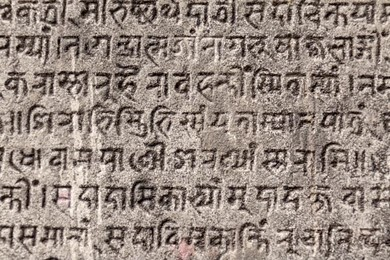
#> input picture uploads/ancient-sanskrit-text-etched-into-260nw-243358807.jpg, 390 x 260 px, found by its file name
$ python bounding_box.py
#> lines starting #> are read from the running program, lines starting #| are printed output that depends on the picture; after the words box and inside, x2 and y2 are one past the last pixel; in counts of white or black regions, pixels touching at a corner belong together
import cv2
import numpy as np
import matplotlib.pyplot as plt

# Function to show image using matplotlib
def show_image(title, image):
    plt.imshow(image, cmap='gray')
    plt.title(title)
    plt.axis('off')
    plt.show()

# Step 1: Preprocessing the image (grayscale, blur, and binarize)
def preprocess_image(image_path):
    image = cv2.imread(image_path, cv2.IMREAD_GRAYSCALE)
    # filter1 = cv2.medianBlur(image,3)
    filter1 = cv2.GaussianBlur(image,(5,5),0)
    # filter2 = cv2.adaptiveThreshold(filter1, 255,cv2.ADAPTIVE_THRESH_GAUSSIAN_C,cv2.THRESH_BINARY_INV,11,2)
    _, binary_image = cv2.threshold(filter1, 0, 255, cv2.THRESH_BINARY_INV + cv2.THRESH_OTSU)
    kernel = np.ones((3,3),np.uint8)
    binary_image = cv2.morphologyEx(binary_image, cv2.MORPH_OPEN,kernel)
    show_image("Preprocessed Image (Binary)", binary_image)
    return binary_image

# Step 2: Find contours and filter them
def find_characters(binary_image):
    # Find contours
    contours, _ = cv2.findContours(binary_image, cv2.RETR_EXTERNAL, cv2.CHAIN_APPROX_SIMPLE)

    characters = []
    min_contour_area = 50  # Minimum area to consider a contour as character (adjust as needed)
    min_aspect_ratio = 0.2  # Minimum aspect ratio (width/height) for a contour to be considered a character
    max_aspect_ratio = 5.0  # Maximum aspect ratio (to filter out very wide contours)

    # Filter contours based on area and aspect ratio
    for contour in contours:
        area = cv2.contourArea(contour)
        if area > min_contour_area:  # Filter small contours
            x, y, w, h = cv2.boundingRect(contour)
            aspect_ratio = w / float(h)
            # Filter out very wide or narrow objects
            if min_aspect_ratio < aspect_ratio < max_aspect_ratio:
                characters.append((x, y, w, h))

    return characters

# Step 3: Draw bounding boxes around characters and save each character as an image
def draw_and_save_characters(image_path, characters, output_folder="./main_dataset/Sanskrit_Bounded1"):
    # Load original image
    image = cv2.imread(image_path)

    for i, (x, y, w, h) in enumerate(characters):
        # Draw rectangle around character
        cv2.rectangle(image, (x, y), (x + w, y + h), (0, 255, 0), 0)

        # Extract individual character
        character_image = image[y:y+h, x:x+w]
        # Save the character image
        cv2.imwrite(f"{output_folder}/character_{i+1300}.png", character_image)

    # Show image with bounding boxes
    show_image("Characters Detected", image)
    return image

# Main function to find and extract characters
def main(image_path):
    # Step 1: Preprocess the image
    binary_image = preprocess_image(image_path)
#> in preprocess_image, `filter1 = cv2.GaussianBlur(image,(5,5),0)`:
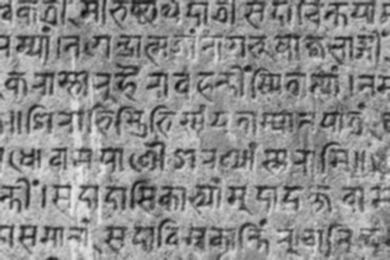
#> filter1: shape (260, 390); min 16, max 241, mean 139.8
#> in preprocess_image, `_, binary_image = cv2.threshold(filter1, 0, 255, cv2.THRESH_BINARY_INV..`:
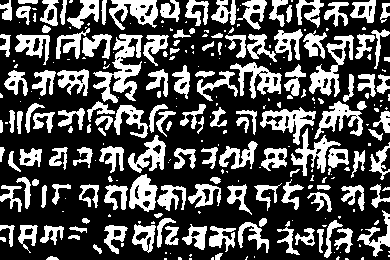
#> binary_image: shape (260, 390); 32.9% white; 269 white regions (125 under 20 px), largest, box (x1, y1, x2, y2) and area: (93, 34, 143, 103) 1383, (309, 35, 354, 97) 942, (260, 107, 316, 145) 816
#> in preprocess_image, `binary_image = cv2.morphologyEx(binary_image, cv2.MORPH_OPEN,kernel)`:
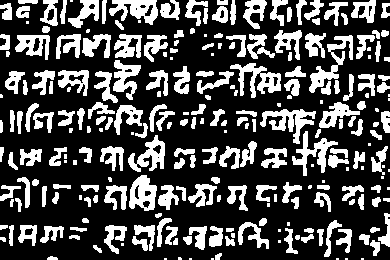
#> binary_image: shape (260, 390); 30.2% white; 250 white regions (53 under 20 px)

    # Step 2: Find contours and filter to detect characters
    characters = find_characters(binary_image)
#> in find_characters, `contours, _ = cv2.findContours(binary_image, cv2.RETR_EXTERNAL, cv2.CH..`: contours = 250 contours, 76 with area under 20; largest, box (x1, y1, x2, y2) and area: (129, 175, 157, 211) 678, (230, 63, 281, 98) 674, (109, 0, 158, 25) 652, (260, 109, 316, 144) 628, (309, 35, 353, 93) 612
#> the loop in find_characters, `for contour in contours:` made 250 passes
#> (area, x, y, w, h, aspect_ratio) on passes 12, 18, 21, 24, 25, 28, 32, 33, 34, 35, 36, 37: (76.5, 370, 240, 10, 16, 0.625), (91, 132, 236, 16, 15, 1.07), (62, 359, 234, 11, 11, 1), (151, 336, 229, 16, 24, 0.667), (53, 317, 229, 7, 17, 0.412), (114, 284, 228, 14, 26, 0.538), (173.5, 209, 226, 14, 21, 0.667), (201, 189, 226, 18, 24, 0.75), (99, 165, 226, 13, 19, 0.684), (166, 40, 226, 24, 17, 1.41), (180.5, 134, 225, 21, 26, 0.808), (249.5, 104, 225, 23, 29, 0.793)
#> (area, x, y, w, h) on pass 145: (63.5, 10, 110, 5, 22)
#> after the loop in find_characters, `for contour in contours:`: characters = 115 items, first 6: (370, 240, 10, 16), (132, 236, 16, 15), (359, 234, 11, 11), (336, 229, 16, 24), (317, 229, 7, 17), (284, 228, 14, 26)

    if characters:
        print(f"Found {len(characters)} characters.")
#| Found 115 characters.
        # Step 3: Draw bounding boxes and save individual character images
        draw_and_save_characters(image_path, characters)
#> in draw_and_save_characters, image is the input picture: shape (260, 390, 3); mean B, G, R 128.2, 136.5, 150.5
#> the loop in draw_and_save_characters, `for i, (x, y, w, h) in enumerate(characters):` made 115 passes
#> (x, y, w, h) on passes 1 to 12: (370, 240, 10, 16), (132, 236, 16, 15), (359, 234, 11, 11), (336, 229, 16, 24), (317, 229, 7, 17), (284, 228, 14, 26), (209, 226, 14, 21), (189, 226, 18, 24), (165, 226, 13, 19), (40, 226, 24, 17), (134, 225, 21, 26), (104, 225, 23, 29)
#> after the loop in draw_and_save_characters, `for i, (x, y, w, h) in enumerate(characters):`:
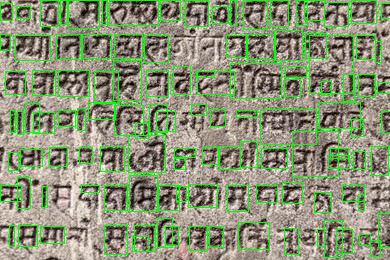
#> image: shape (260, 390, 3); 9.28% of pixels changed, all inside (x1, y1, x2, y2) = (0, 0, 390, 258)
    else:
        print("No characters found.")

# Example usage:
image_path = "./datasets/Sankskrit/ancient-sanskrit-text-etched-into-260nw-243358807.jpg"
main(image_path)

$ run again, with uploads/1_Tamil.jpg copied over uploads/ancient-sanskrit-text-etched-into-260nw-243358807.jpg
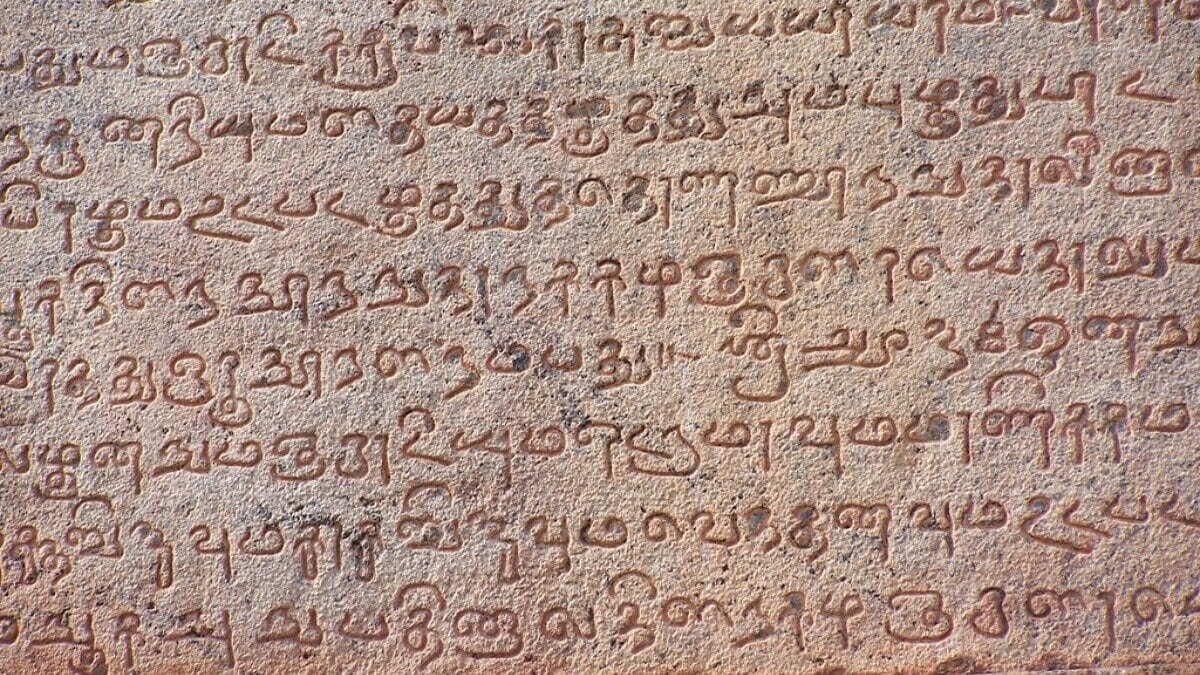
#> input picture uploads/1_Tamil.jpg, 1200 x 675 px, found by its file name
#> in preprocess_image, `binary_image = cv2.morphologyEx(binary_image, cv2.MORPH_OPEN,kernel)`:
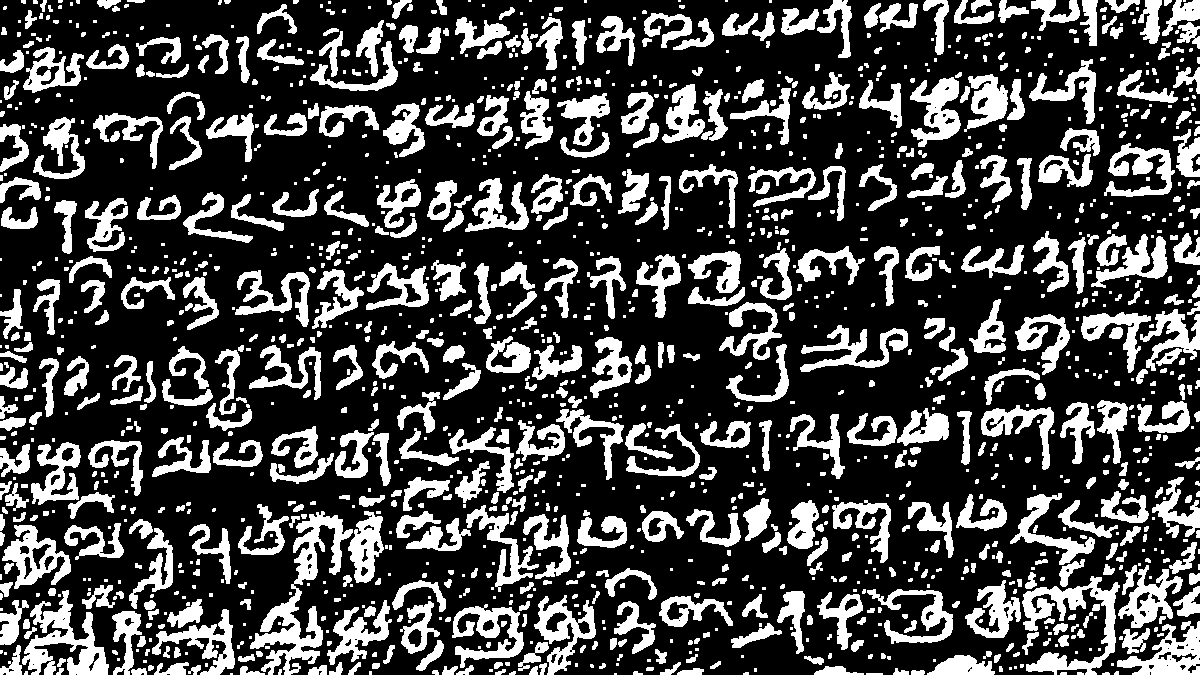
#> binary_image: shape (675, 1200); 27.6% white; 1512 white regions (707 under 20 px)
#> contours = 1512 contours, 928 with area under 20; largest, box (x1, y1, x2, y2) and area: (250, 511, 353, 675) 3972, (1022, 576, 1120, 675) 2930, (22, 590, 109, 675) 2788, (1117, 621, 1200, 675) 2142, (2, 525, 71, 589) 2138
#> the loop in find_characters, `for contour in contours:` made 1512 passes
#> (area, x, y, w, h, aspect_ratio) on passes 18, 20, 21, 27, 29, 30, 31, 32: (51, 893, 668, 16, 7, 2.29), (108, 677, 668, 27, 7, 3.86), (69.5, 131, 668, 16, 7, 2.29), (219, 814, 666, 50, 9, 5.56), (74.5, 442, 666, 16, 9, 1.78), (84, 240, 666, 25, 9, 2.78), (62, 456, 665, 18, 10, 1.8), (111.5, 308, 665, 19, 10, 1.9)
#> after the loop in find_characters, `for contour in contours:`: characters = 351 items, first 6: (893, 668, 16, 7), (677, 668, 27, 7), (131, 668, 16, 7), (442, 666, 16, 9), (240, 666, 25, 9), (456, 665, 18, 10)
#| Found 351 characters.
#> in draw_and_save_characters, image is the input picture: shape (675, 1200, 3); mean B, G, R 132.9, 143.9, 170.5
#> the loop in draw_and_save_characters, `for i, (x, y, w, h) in enumerate(characters):` made 351 passes
#> after the loop in draw_and_save_characters, `for i, (x, y, w, h) in enumerate(characters):`:
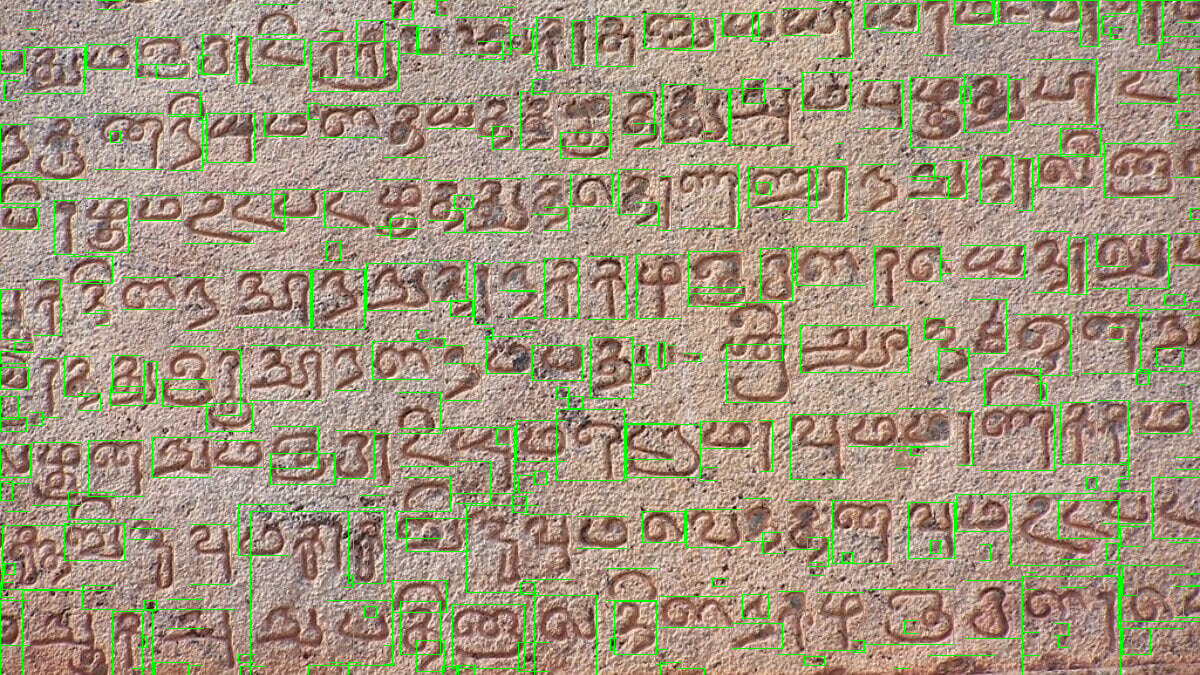
#> image: shape (675, 1200, 3); 5.64% of pixels changed, all inside (x1, y1, x2, y2) = (0, 0, 1200, 675)
